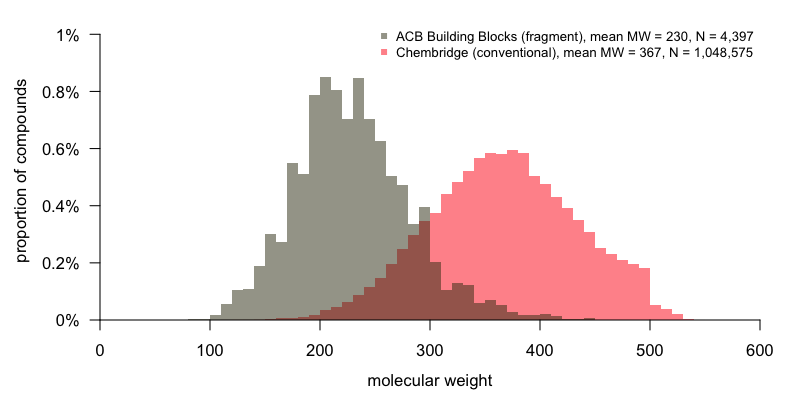

The R source for this figure:
options(stringsAsFactors=FALSE)

source('~/d/sci/src/miscellanea/r_helper.r')
chbr = read.table('~/d/sci/037cinf/data/chbr_prop.txt',sep='\t',header=TRUE)
acbbb = read.table('~/d/sci/037cinf/acbbb_prop.txt',sep='\t',header=TRUE)
png('~/d/j/cureffi/media/2015/12/fragment_mwt_comparison.png',width=800,height=400,res=100)
par(mar=c(4,5,1,2))
hist(chbr$MWT, breaks=(0:60)*10, freq=FALSE, col=alpha('#FF2015',.5), border=NA, axes=FALSE, main='', xlab='', ylab='', yaxs='i', xaxs='i',ylim=c(0,.0105))
par(new=TRUE)
hist(acbbb$MWT, breaks=(0:60)*10, freq=FALSE, col=alpha('#343411',.5), border=NA, axes=FALSE, main='', xlab='', ylab='', yaxs='i', xaxs='i',ylim=c(0,.0105))
axis(side=1, at=(0:6)*100, labels=(0:6)*100)
axis(side=2, at=(0:5)*.002, labels=percent((0:5)*.002), las=2)
mtext(side=1,line=2.5,text='molecular weight')
mtext(side=2,line=3.5,text='proportion of compounds')
legend_text = paste(c('ACB Building Blocks (fragment)','Chembridge (conventional)'),', mean MW = ',formatC(c(mean(acbbb$MWT),mean(chbr$MWT)),format='f',digits=0),', N = ',formatC(c(nrow(acbbb),nrow(chbr)),format='f',digits=0,big.mark=','),sep='')
legend('topright',legend_text,col=alpha(c('#343411','#FF2015'),.5),pch=15,bty='n',cex=.8)
dev.off()
